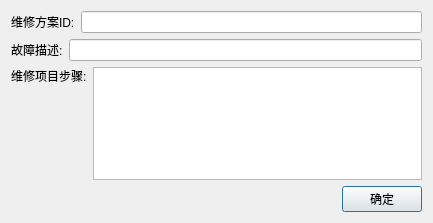
<?xml version="1.0" encoding="UTF-8"?>
<ui version="4.0">
 <class>SchemeEditDialog</class>
 <widget class="QDialog" name="SchemeEditDialog">
  <property name="geometry">
   <rect>
    <x>0</x>
    <y>0</y>
    <width>433</width>
    <height>223</height>
   </rect>
  </property>
  <property name="windowTitle">
   <string>Dialog</string>
  </property>
  <layout class="QVBoxLayout" name="verticalLayout_2">
   <item>
    <layout class="QHBoxLayout" name="horizontalLayout_2">
     <item>
      <widget class="QLabel" name="label">
       <property name="text">
        <string>维修方案ID:</string>
       </property>
      </widget>
     </item>
     <item>
      <widget class="QLineEdit" name="lineEdit_schemeID"/>
     </item>
    </layout>
   </item>
   <item>
    <layout class="QHBoxLayout" name="horizontalLayout_3">
     <item>
      <widget class="QLabel" name="label_2">
       <property name="text">
        <string>故障描述:</string>
       </property>
      </widget>
     </item>
     <item>
      <widget class="QLineEdit" name="lineEdit_schemeDesc"/>
     </item>
    </layout>
   </item>
   <item>
    <layout class="QHBoxLayout" name="horizontalLayout_4">
     <item>
      <layout class="QVBoxLayout" name="verticalLayout">
       <item>
        <widget class="QLabel" name="label_3">
         <property name="text">
          <string>维修项目步骤:</string>
         </property>
        </widget>
       </item>
       <item>
        <spacer name="verticalSpacer">
         <property name="orientation">
          <enum>Qt::Vertical</enum>
         </property>
         <property name="sizeHint" stdset="0">
          <size>
           <width>20</width>
           <height>40</height>
          </size>
         </property>
        </spacer>
       </item>
      </layout>
     </item>
     <item>
      <widget class="QTextEdit" name="textEdit_repair"/>
     </item>
    </layout>
   </item>
   <item>
    <layout class="QHBoxLayout" name="horizontalLayout">
     <item>
      <spacer name="horizontalSpacer">
       <property name="orientation">
        <enum>Qt::Horizontal</enum>
       </property>
       <property name="sizeHint" stdset="0">
        <size>
         <width>40</width>
         <height>20</height>
        </size>
       </property>
      </spacer>
     </item>
     <item>
      <widget class="QPushButton" name="pushButton">
       <property name="text">
        <string>确定</string>
       </property>
      </widget>
     </item>
    </layout>
   </item>
  </layout>
 </widget>
 <resources/>
 <connections/>
</ui>
